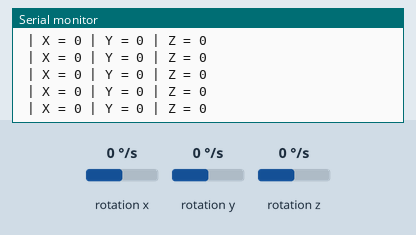
The sketch below on a simulated Arduino Uno, built with avr-gcc and run on an emulated ATmega328P. Parts: the last lines printed to the serial monitor. Wiring (inferred from the names in the program): MPU-6050 motion sensor at I2C address 0x68. Inputs (shaded band) come from the test bench; at power-on: rotation x 0 °/s, rotation y 0 °/s, rotation z 0 °/s.

Above: at 1.2 s.
1.3 s: rotation x set to -192 °/s
At 2.4 s:
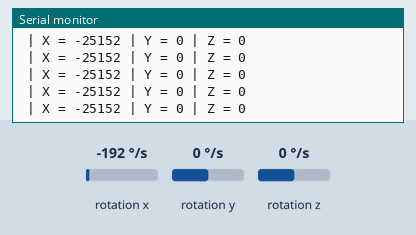
4.3 s: rotation y set to -192 °/s
At 5.0 s:
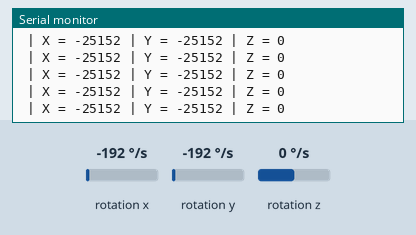
7.3 s: rotation z set to -192 °/s
At 7.48 s:
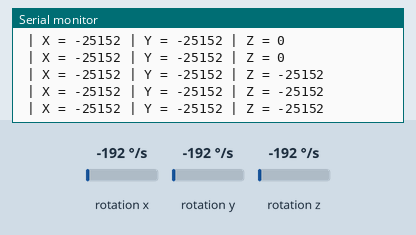
10.3 s: rotation x set to 100 °/s
At 10.47 s:
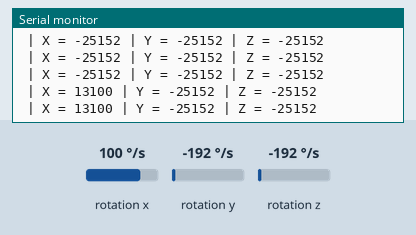
13.3 s: rotation y set to 12 °/s
At 13.3 s:
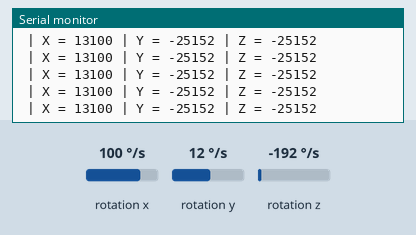
16.3 s: rotation z set to 100 °/s
At 17.2 s:
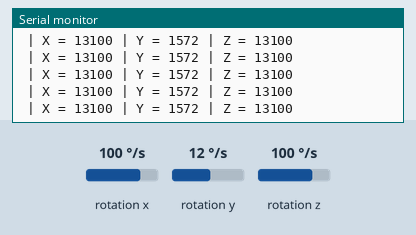
Timing chart, 0 to 19.3 s (numbered marks = the images above; inputs shaded):
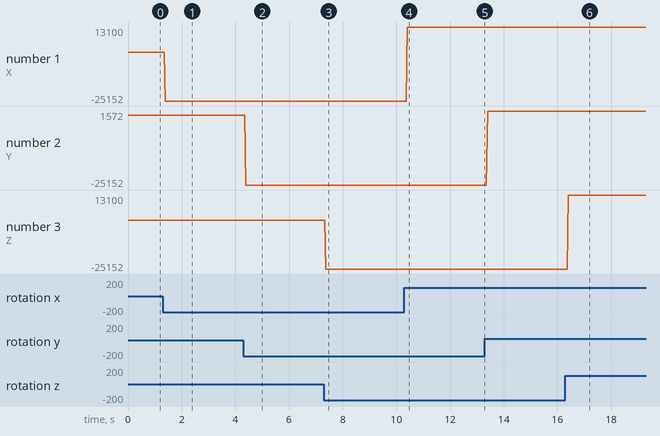

Measured:
- after the input at 1.3 s, the serial monitor: prints a new line after 0.08 s (image 1)
- after the input at 4.3 s, the serial monitor: prints a new line after 0.08 s (image 2)
- after the input at 7.3 s, the serial monitor: prints a new line after 0.07 s (image 3)
- after the input at 10.3 s, the serial monitor: prints a new line after 0.10 s (image 4)
- after the input at 16.3 s, the serial monitor: prints a new line after 0.10 s (image 6)
- plotted number 1: 0 → -25152 after the input at 1.3 s, -25152 → 13100 after the input at 10.3 s
- plotted number 2: -25152 → 1572 after the input at 13.3 s

The sketch:

MPU_9150.ino
```cpp
#include<Wire.h>

const int MPU_addr=0x68;  // I2C address of the MPU-6050
int16_t x,y,z;


void setup(){
  //Gyro
  Wire.begin();
  Wire.beginTransmission(MPU_addr);
  Wire.write(0x6B);  // PWR_MGMT_1 register
  Wire.write(0);     // set to zero (wakes up the MPU-6050)
  Wire.endTransmission(true);
  Serial.begin(9600);
}
void loop(){
  //Serial.print(" | Tmp = "); Serial.print(Tmp/340.00+36.53);  //equation for temperature in degrees C from datasheet
  Gyro();
  Serial.print(" | X = "); Serial.print(x);
  Serial.print(" | Y = "); Serial.print(y);
  Serial.print(" | Z = "); Serial.println(z);

}

void Gyro(){
  Wire.beginTransmission(MPU_addr);
  Wire.write(0x43);  // starting with register 0x43 (GYRO_XOUT_H) reference data sheet for any other values such as TEMP
  Wire.endTransmission(false);
  Wire.requestFrom(MPU_addr,6,true);  // request a total of 6 registers, Request more for Acellerometer & compass
  //tmp=Wire.read()<<8|Wire.read();  // 0x41 (TEMP_OUT_H) & 0x42 (TEMP_OUT_L)
  x=Wire.read()<<8|Wire.read();  // 0x43 (GYRO_XOUT_H) & 0x44 (GYRO_XOUT_L)
  y=Wire.read()<<8|Wire.read();  // 0x45 (GYRO_YOUT_H) & 0x46 (GYRO_YOUT_L)
  z=Wire.read()<<8|Wire.read();  // 0x47 (GYRO_ZOUT_H) & 0x48 (GYRO_ZOUT_L)

}
```
